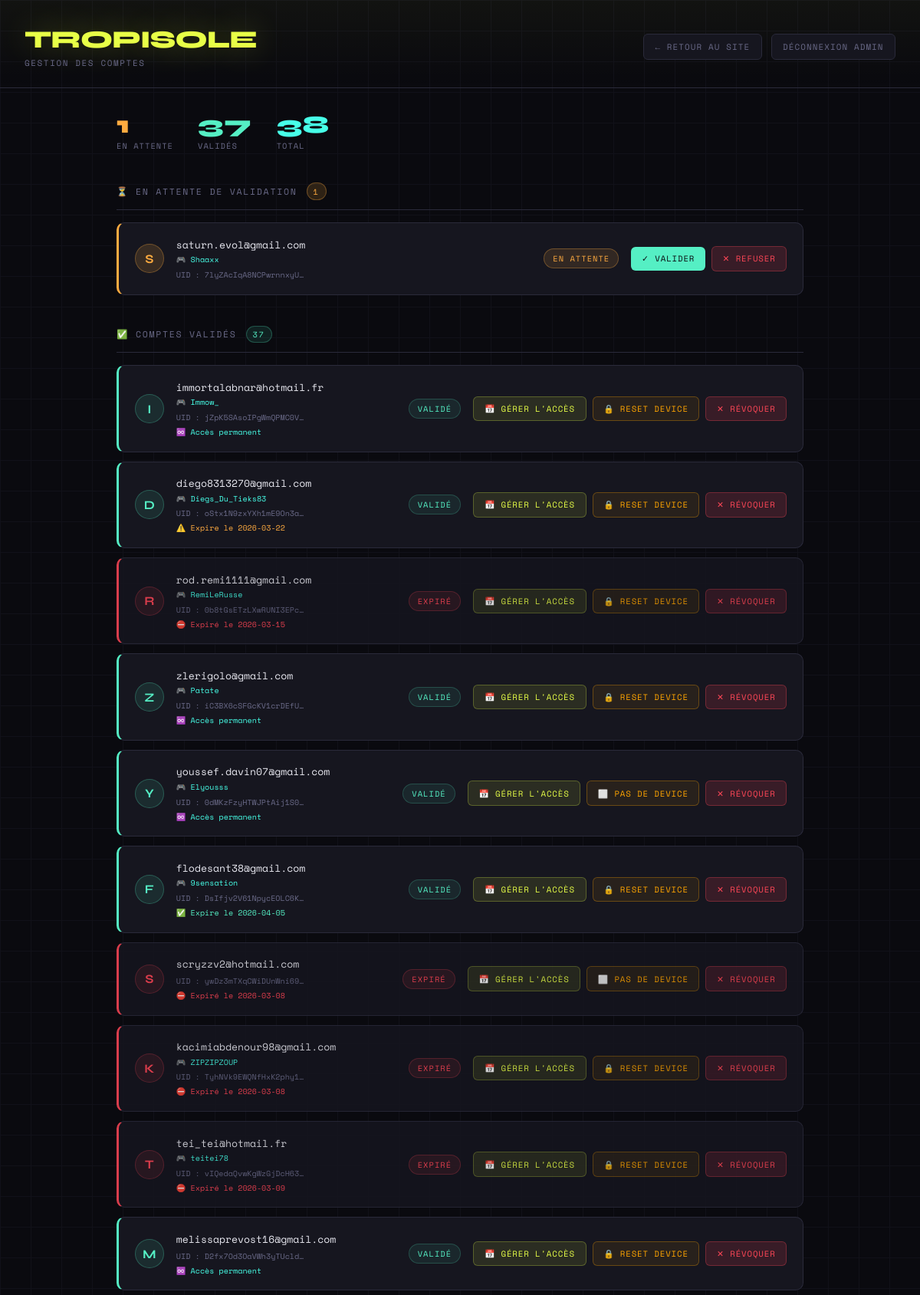
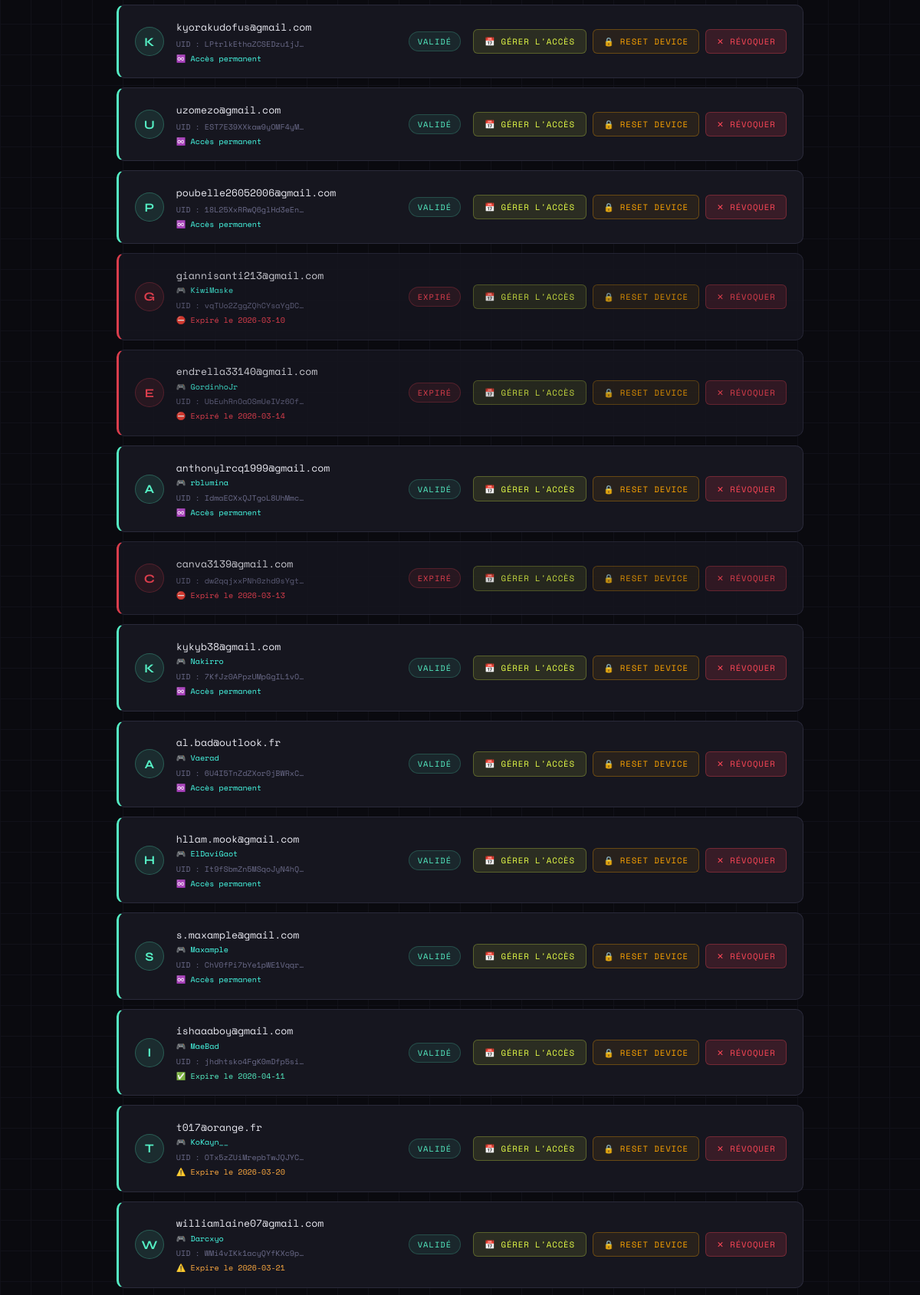
Page /admin (signed in, upper part) on the committed database (2 pictures, top to bottom).
### tables this page shows
CREATE TABLE users (firebase_uid TEXT PRIMARY KEY, device_id TEXT NOT NULL, validated INTEGER NOT NULL DEFAULT 0, email TEXT, created_at TEXT, username TEXT, expires_at TEXT);

### app.py (the view)
@app.route('/admin', methods=['GET', 'POST'])
def admin():
    error = None
    if request.method == 'POST' and 'password' in request.form:
        if request.form['password'] == ADMIN_PASSWORD:
            session['is_admin'] = True
        else:
            error = "Mot de passe incorrect."
    if not session.get('is_admin'):
        return render_template('admin_login.html', error=error)
    conn = sqlite3.connect(DB_PATH)
    conn.row_factory = sqlite3.Row
    pending    = [dict(r) for r in conn.execute("SELECT * FROM users WHERE validated = 0 ORDER BY created_at DESC").fetchall()]
    validated  = [dict(r) for r in conn.execute("SELECT * FROM users WHERE validated = 1 ORDER BY created_at DESC").fetchall()]
    patchnotes = [dict(r) for r in conn.execute("SELECT * FROM patch_notes ORDER BY created_at DESC").fetchall()]  # ← ajouter
    bug_reports = [dict(r) for r in conn.execute("SELECT * FROM bug_reports ORDER BY created_at DESC").fetchall()]
    conn.close()
    for u in pending + validated:
        if not u.get('email'):
            try:
                fb_user = auth.get_user(u['firebase_uid'])
                u['email'] = fb_user.email
                conn = sqlite3.connect(DB_PATH)
                conn.execute("UPDATE users SET email = ? WHERE firebase_uid = ?", (fb_user.email, u['firebase_uid']))
                conn.commit()
                conn.close()
            except Exception:
                u['email'] = None
    now = datetime.now(timezone.utc)
    now_date  = now.strftime("%Y-%m-%d")
    warn_date = (now + timedelta(days=2)).strftime("%Y-%m-%d")
    return render_template('admin.html', pending=pending, validated=validated,
                           now_date=now_date, warn_date=warn_date, patchnotes=patchnotes,
                           bug_reports=bug_reports)

### app.py (called while the page is built, shortened)
@app.before_request
def security_check():
    public = ['/login', '/firebase-auth', '/logout', '/admin', '/admin/validate', '/admin/refuse',
          '/admin/reset-device', '/admin/logout', '/admin/set-expiry',
          '/admin/patchnote/add', '/admin/patchnote/delete', '/patchnotes',
          '/bugreport', '/bugreport/submit']
    if request.path.startswith('/static') or request.path in public:
        return

### templates/admin.html (shortened to what this page needs)
<!DOCTYPE html>
<html lang="fr">
<head>
</head>
<body>
<header>
  <div>
    <div class="logo-title">TROPISOLE</div>
    <div class="logo-sub">Gestion des comptes</div>
  </div>
  <div class="header-actions">
    <a href="/" class="btn-sm">← Retour au site</a>
    <a href="/admin/logout" class="btn-sm">Déconnexion admin</a>
  </div>
</header>
<main>
  <div class="stats-bar">
    <div class="stat">
      <div class="num pending-color">{{ pending|length }}</div>
      <div class="lbl">En attente</div>
    </div>
    <div class="stat">
      <div class="num valid-color">{{ validated|length }}</div>
      <div class="lbl">Validés</div>
    </div>
    <div class="stat">
      <div class="num total-color">{{ pending|length + validated|length }}</div>
      <div class="lbl">Total</div>
    </div>
  </div>
  <div>
    <div class="section-title">
      ⏳ En attente de validation
      <span class="badge">{{ pending|length }}</span>
    </div>
    {% if pending %}
    <div class="user-list" style="margin-top:1rem;">
      {% for u in pending %}
      <div class="user-card pending">
        <div class="user-avatar pending">{{ (u.email or '?')[0].upper() }}</div>
        <div class="user-info">
          <div class="user-email">{{ u.email or '(email inconnu)' }}</div>
          {% if u.username %}
          <div class="user-meta" style="color:var(--accent2);margin-top:.15rem;">🎮 {{ u.username }}</div>
          {% endif %}
          <div class="user-meta">
            UID : {{ u.firebase_uid[:20] }}…
          </div>
        </div>
        <span class="user-status pending">En attente</span>
        <div class="user-actions">
          <form method="POST" action="/admin/validate" style="display:inline;">
            <button type="submit" class="btn-validate">✓ Valider</button>
          </form>
          <button class="btn-refuse" onclick="confirmRefuse('{{ u.firebase_uid }}', '{{ u.email or u.firebase_uid }}')">✕ Refuser</button>
        </div>
      </div>
      {% endfor %}
    </div>
    {% else %}
    <div class="empty">
      <span class="icon">✅</span>
      Aucun compte en attente de validation.
    </div>
    {% endif %}
  </div>
  <div>
    <div class="section-title">
      ✅ Comptes validés
      <span class="badge valid">{{ validated|length }}</span>
    </div>
    {% if validated %}
    <div class="user-list" style="margin-top:1rem;">
      {% for u in validated %}
      {% set is_expired = u.expires_at and u.expires_at[:10] < now_date %}
      <div class="user-card {{ 'expired-card' if is_expired else 'validated' }}">
        <div class="user-avatar {{ 'expired' if is_expired else 'validated' }}">{{ (u.email or '?')[0].upper() }}</div>
        <div class="user-info">
          <div class="user-email">{{ u.email or '(email inconnu)' }}</div>
          {% if u.username %}
          <div class="user-meta" style="color:var(--accent2);margin-top:.15rem;">🎮 {{ u.username }}</div>
          {% endif %}
          <div class="user-meta">
            UID : {{ u.firebase_uid[:20] }}…
          </div>
          {% if u.expires_at %}
            {% if is_expired %}
            <div class="expiry expired">⛔ Expiré le {{ u.expires_at[:10] }}</div>
            {% elif u.expires_at[:10] <= warn_date %}
            <div class="expiry warning">⚠️ Expire le {{ u.expires_at[:10] }}</div>
            {% else %}
            <div class="expiry ok">✅ Expire le {{ u.expires_at[:10] }}</div>
            {% endif %}
          {% else %}
          <div class="expiry permanent">♾️ Accès permanent</div>
          {% endif %}
        </div>
        <span class="user-status {{ 'expired' if is_expired else 'validated' }}">{{ 'Expiré' if is_expired else 'Validé' }}</span>
        <div class="user-actions">
          <button class="btn-date"
            onclick="openDateModal('{{ u.firebase_uid }}', '{{ u.username or u.email or u.firebase_uid }}', '{{ u.expires_at[:10] if u.expires_at else '' }}')">
            📅 Gérer l'accès
          </button>
          <form method="POST" action="/admin/reset-device" style="display:inline">
            <button type="submit" class="btn-device"
              onclick="return confirm('Réinitialiser le device ID de {{ u.email or u.firebase_uid }} ?')"
              title="{{ '🔒 Device enregistré' if u.device_id else '⬜ Pas de device' }}"
            >{{ '🔒 Reset device' if u.device_id else '⬜ Pas de device' }}</button>
          </form>
          <button class="btn-refuse" onclick="confirmRefuse('{{ u.firebase_uid }}', '{{ u.email or u.firebase_uid }}')">✕ Révoquer</button>
        </div>
      </div>
      {% endfor %}
    </div>
    {% else %}
    <div class="empty">
      <span class="icon">👤</span>
      Aucun compte validé pour l'instant.
    </div>
    {% endif %}
  </div>
</main>
</body>
</html>

### rows in the picture
users: email "S", email "saturn.evol@gmail.com", username "Shaaxx", firebase_uid "7lyZAcIqA8NCPwrnnxyU"
users: email "I", email "immortalabnar@hotmail.fr", username "Immow_", firebase_uid "jZpK5SAsoIPgWmQPMC0V", expires_at "♾️ Accès permanent", value "VALIDÉ", device_id "🔒 RESET DEVICE"
users: email "D", email "diego8313270@gmail.com", username "Diegs_Du_Tieks83", firebase_uid "oStx1N9zxYXh1mE9On3a", expires_at "2026-03-22", value "VALIDÉ", device_id "🔒 RESET DEVICE"
users: email "R", email "rod.remi1111@gmail.com", username "RemiLeRusse", firebase_uid "0b8tGsETzLXwRUNI3EPc", expires_at "2026-03-15", value "EXPIRÉ", device_id "🔒 RESET DEVICE"
users: email "Z", email "zlerigolo@gmail.com", username "Patate", firebase_uid "iC3BX6cSFGcKV1crDEfU", expires_at "♾️ Accès permanent", value "VALIDÉ", device_id "🔒 RESET DEVICE"
users: email "Y", email "youssef.davin07@gmail.com", username "Elyousss", firebase_uid "0dMKzFzyHTWJPtAij1S0", expires_at "♾️ Accès permanent", value "VALIDÉ", device "⬜ PAS DE DEVICE"
users: email "F", email "flodesant38@gmail.com", username "9sensation", firebase_uid "DsIfjv2V61NpycEOLC6K", expires_at "2026-04-05", value "VALIDÉ", device_id "🔒 RESET DEVICE"
users: email "S", email "scryzzv2@hotmail.com", firebase_uid "ywDz3mTXqCWiDUnWni69", expires_at "2026-03-08", value "EXPIRÉ", device "⬜ PAS DE DEVICE"
users: email "K", email "kacimiabdenour98@gmail.com", username "ZIPZIPZOUP", firebase_uid "TyhNVk9EWQNfHxK2phy1", expires_at "2026-03-08", value "EXPIRÉ", device_id "🔒 RESET DEVICE"
users: email "T", email "tei_tei@hotmail.fr", username "teitei78", firebase_uid "vIQedaQvwKgWzGjDcH63", expires_at "2026-03-09", value "EXPIRÉ", device_id "🔒 RESET DEVICE"
users: email "M", email "melissaprevost16@gmail.com", firebase_uid "D2fx7Od3OaVWh3yTUcld", shows "♾️ Accès permanent", value "VALIDÉ", device_id "🔒 RESET DEVICE"
users: email "K", email "kyorakudofus@gmail.com", firebase_uid "LPtrlkEthaZCSEDzu1jJ", shows "♾️ Accès permanent", value "VALIDÉ", device_id "🔒 RESET DEVICE"
users: email "U", email "uzomezo@gmail.com", firebase_uid "EST7E39XXkaw9yOMF4yM", shows "♾️ Accès permanent", value "VALIDÉ", device_id "🔒 RESET DEVICE"
users: email "P", email "poubelle26052006@gmail.com", firebase_uid "18L25XxRRwQ6glHd3eEn", shows "♾️ Accès permanent", value "VALIDÉ", device_id "🔒 RESET DEVICE"
users: email "G", email "giannisanti213@gmail.com", username "KiwiMaske", firebase_uid "vqTUo2ZggZQhCYsaYgDC", expires_at "2026-03-10", value "EXPIRÉ", device_id "🔒 RESET DEVICE"
users: email "E", email "endrella33140@gmail.com", username "GordinhoJr", firebase_uid "UbEuhRnOaOSmUeIVz6Of", expires_at "2026-03-14", value "EXPIRÉ", device_id "🔒 RESET DEVICE"
users: email "A", email "anthonylrcq1999@gmail.com", username "rblumina", firebase_uid "IdmaECXxQJTgoL8UhMmc", shows "♾️ Accès permanent", value "VALIDÉ", device_id "🔒 RESET DEVICE"
users: email "C", email "canva3139@gmail.com", firebase_uid "dw2qqjxxPNh0zhd9sYgt", expires_at "2026-03-13", value "EXPIRÉ", device_id "🔒 RESET DEVICE"
users: email "K", email "kykyb38@gmail.com", username "Nakirro", firebase_uid "7KfJz0APpzUMpGgIL1vO", shows "♾️ Accès permanent", value "VALIDÉ", device_id "🔒 RESET DEVICE"
users: email "A", email "al.bad@outlook.fr", username "Vaerad", firebase_uid "6U4I5TnZdZXor0jBWRxC", shows "♾️ Accès permanent", value "VALIDÉ", device_id "🔒 RESET DEVICE"
users: email "H", email "hllam.mook@gmail.com", username "ElDaviGaot", firebase_uid "It9fSbmZn5MSqoJyN4hQ", shows "♾️ Accès permanent", value "VALIDÉ", device_id "🔒 RESET DEVICE"
users: email "S", email "s.maxample@gmail.com", username "Maxample", firebase_uid "ChV0fPi7bYe1pWE1Vqqr", shows "♾️ Accès permanent", value "VALIDÉ", device_id "🔒 RESET DEVICE"
users: email "I", email "ishaaaboy@gmail.com", username "MaeBad", firebase_uid "jhdhtsko4FgK0mDfp5si", expires_at "2026-04-11", value "VALIDÉ", device_id "🔒 RESET DEVICE"
users: email "T", email "t017@orange.fr", username "KoKayn__", firebase_uid "OTx5zZUiMrepbTwJQJYC", expires_at "2026-03-20", value "VALIDÉ", device_id "🔒 RESET DEVICE"
users: email "W", email "williamlaine07@gmail.com", username "Darcxyo", firebase_uid "WMi4vIKk1acyQYfKXc9p", expires_at "2026-03-21", value "VALIDÉ", device_id "🔒 RESET DEVICE"

### other values in the picture
{{ pending|length }} "1"
{{ validated|length }} "37"
{{ pending|length + validated|length }} "38"
